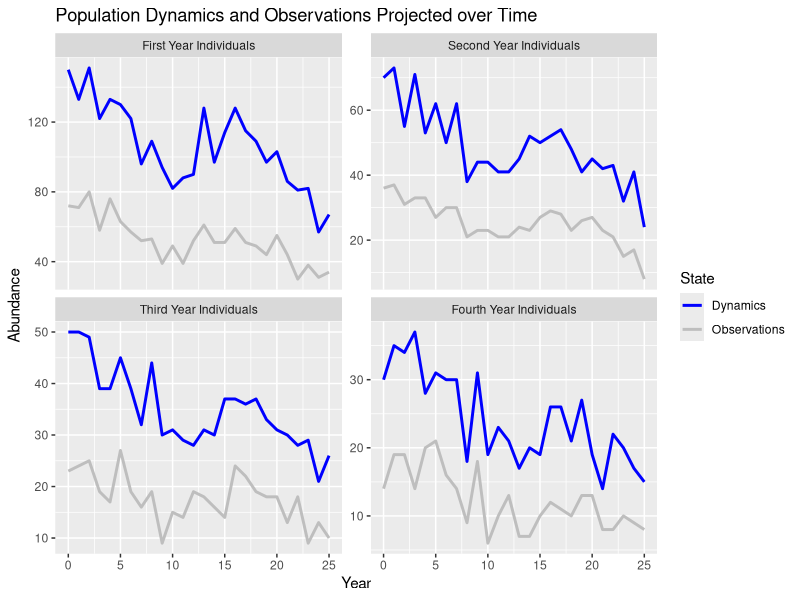
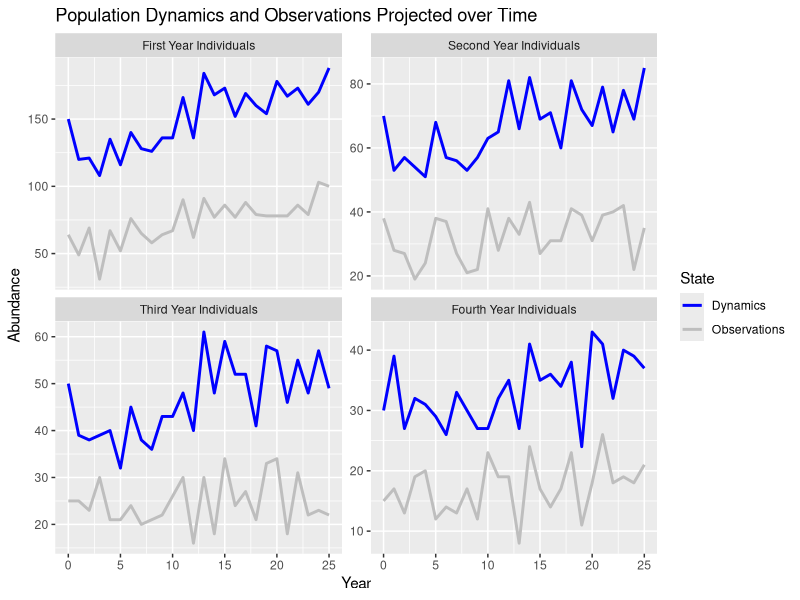

Source code (R) for these figures, in order:
# Load relevant libraries
library(tidyverse)

# Set seed for reproducibility
set.seed(576711)

# a)

# See written report

# b)

# Write an R script to simulate dynamics from this model.
# we do this in a function.

# INPUT : 
# n0 = initial populations
# phi = survival probabilities
# rho = reproduction rates
# p = probability of detection
# nyears = number of years over which population is projected
# PROCESS : 
# calculate the stochastic population dynamics and observations for each year
# OUTPUT :
# y = array of observations for each year, across all age classes
# n = array of abundances for each year, across all age classes

BAS_stoch <- function(n0, phi, rho, p, nyears) {
  
  # initialise
  
  # matrix of all abundances, each column is a year, row is age class
  n <- matrix(data = NA, nrow = length(n0), ncol = (nyears+1))
  
  # matrix of all observations
  y <- n #replicate n
  
  # initial abundance
  # let the first set of abundances (at t = 0) be the initial population size
  n[,1] <- n0
  
  # initial observation
  # ASSUMPTION: binomial distribution as constant probability of detection (see Newman)
  y[1,1] <- rbinom(n = 1, size = n[1,1], prob = p)
  y[2,1] <- rbinom(n = 1, size = n[2,1], prob = p)
  y[3,1] <- rbinom(n = 1, size = n[3,1], prob = p)
  y[4,1] <- rbinom(n = 1, size = n[4,1], prob = p)
  
  # loop over all (other) years
  for (i in 2:(nyears+1)) {
    
    # calculate stochastic sub-processes for BAS model
    
    # Survival process
    u_1s1t <- rbinom(n = 1, size = n[1,i-1], prob = phi[1])
    u_1s2t <- rbinom(n = 1, size = n[2,i-1], prob = phi[2])
    u_1s3t <- rbinom(n = 1, size = n[3,i-1], prob = phi[3])
    u_1s4t <- 0
    
    # Ageing process
    u_2a1t <- 0
    u_2a2t <- u_1s1t
    u_2a3t <- u_1s2t
    u_2a4t <- u_1s3t + u_1s4t
    
    # Reproduction/Birth process
    u_3b1t <- rpois(n = 1, lambda = rho[1] * u_2a2t) + 
              rpois(n = 1, lambda = rho[2] * u_2a3t)
    u_3b2t <- u_2a2t
    u_3b3t <- u_2a3t
    u_3b4t <- u_2a4t
    
    # new abundances
    n[,i] <- c(u_3b1t, u_3b2t, u_3b3t, u_3b4t)
    
    # new observations
    y[1,i] <- rbinom(n = 1, size = n[1,i], prob = p)
    y[2,i] <- rbinom(n = 1, size = n[2,i], prob = p)
    y[3,i] <- rbinom(n = 1, size = n[3,i], prob = p)
    y[4,i] <- rbinom(n = 1, size = n[4,i], prob = p)
  }
  
  # return
  return(list(n=n,y=y))
  
}

# parameters from specification
phi <- c(0.45, 0.7, 0.7)
rho <- c(0.9, 1.9)
p <- 0.5
n0 <- c(150, 70, 50, 30)

# c)

# Simulate 25 years of age-specific population dynamics and observations and 
# produce an informative visualisation of the data.

# specify how many years to project over
nyears <- 25

# run function for 25 years
BAS_proj <- BAS_stoch(n0 = n0, phi = phi, rho = rho, p = p, nyears = nyears)

# visualise the data using a faceted ggplot.

# convert both outputs to dataframes
proj_n_df <- as.data.frame( cbind(0:nyears, t(BAS_proj$n), 
                    rep(2,(nyears+1))) )
proj_y_df <- as.data.frame( cbind(0:nyears, t(BAS_proj$y), 
                    rep(1,(nyears+1))) )

# rename
colnames(proj_n_df) <- c("Year", "First Year Individuals", 
                         "Second Year Individuals", 
                         "Third Year Individuals", 
                         "Fourth Year Individuals", "State")
colnames(proj_y_df) <- c("Year", "First Year Individuals", 
                         "Second Year Individuals", 
                         "Third Year Individuals", 
                         "Fourth Year Individuals", "State")

# pivot longer
proj_n_df_long <- pivot_longer(data = proj_n_df, 
                               cols = c("First Year Individuals", 
                                        "Second Year Individuals", 
                                        "Third Year Individuals", 
                                        "Fourth Year Individuals"))
proj_y_df_long <- pivot_longer(data = proj_y_df, 
                               cols = c("First Year Individuals", 
                                        "Second Year Individuals", 
                                        "Third Year Individuals", 
                                        "Fourth Year Individuals"))
proj_df_long <- rbind(proj_n_df_long, proj_y_df_long)
colnames(proj_df_long) <- c("Year", "State", "Age Class", "Abundance")

# change variable types
proj_df_long$State <- as.factor(proj_df_long$State)
proj_df_long$`Age Class` <- as.factor(proj_df_long$`Age Class`)

# Can now easily use faceted ggplot
plot_BAS <- ggplot(data = proj_df_long, aes(x = Year, y = Abundance)) + 
  geom_line(aes(colour = State), size = 1) +
  scale_colour_manual("State", breaks = c(2, 1),
                      values = c("blue", "grey"), 
                      labels = c("Dynamics","Observations")) +
  facet_wrap(~factor(`Age Class`, levels = c("First Year Individuals", 
                                             "Second Year Individuals", 
                                             "Third Year Individuals", 
                                             "Fourth Year Individuals")), 
             scales = "free_y") +
  ylab("Abundance") +
  ggtitle("Population Dynamics and Observations Projected over Time")
plot_BAS

# # test
# for (i in 1:4) {
#   plot(0:nyears, BAS_proj$y[i,],ylab="Abundance",xlab="Years",
#        las=1, type="l", pch=16, col = "grey")
#   lines(0:nyears, BAS_proj$n[i,],ylab="Abundance",xlab="Years",
#         las=1, type="l", pch=16, col = "blue")
# }

# Extension to part b) and c)

# Create a new function like in b), but runs poisson instead of Binomial for 
# observations

# INPUT : 
# n0 = initial populations
# phi = survival probabilities
# rho = reproduction rates
# p = probability of detection
# nyears = number of years over which population is projected
# PROCESS : 
# calculate the stochastic population dynamics and observations for each year
# OUTPUT :
# y = array of observations for each year, across all age classes
# n = array of abundances for each year, across all age classes

BAS_extension <- function(n0, phi, rho, p, nyears) {
  
  # initialise
  
  # matrix of all abundances, each column is a year, row is age class
  n <- matrix(data = NA, nrow = length(n0), ncol = (nyears+1))
  
  # matrix of all observations
  y <- n #replicate n
  
  # initial abundance
  # let the first set of abundances (at t = 0) be the initial population size
  n[,1] <- n0
  
  # initial observation
  y[1,1] <- rpois(n = 1, lambda = n[1,1]*p)
  y[2,1] <- rpois(n = 1, lambda = n[2,1]*p)
  y[3,1] <- rpois(n = 1, lambda = n[3,1]*p)
  y[4,1] <- rpois(n = 1, lambda = n[4,1]*p)
  
  # loop over all (other) years
  for (i in 2:(nyears+1)) {
    
    # calculate stochastic sub-processes for BAS model
    
    # Survival process
    u_1s1t <- rbinom(n = 1, size = n[1,i-1], prob = phi[1])
    u_1s2t <- rbinom(n = 1, size = n[2,i-1], prob = phi[2])
    u_1s3t <- rbinom(n = 1, size = n[3,i-1], prob = phi[3])
    u_1s4t <- 0
    
    # Ageing process
    u_2a1t <- 0
    u_2a2t <- u_1s1t
    u_2a3t <- u_1s2t
    u_2a4t <- u_1s3t + u_1s4t
    
    # Reproduction/Birth process
    u_3b1t <- rpois(n = 1, lambda = rho[1] * u_2a2t) + 
      rpois(n = 1, lambda = rho[2] * u_2a3t)
    u_3b2t <- u_2a2t
    u_3b3t <- u_2a3t
    u_3b4t <- u_2a4t
    
    # new abundances
    n[,i] <- c(u_3b1t, u_3b2t, u_3b3t, u_3b4t)
    
    # new observations
    y[1,i] <- rpois(n = 1, lambda = n[1,i]*p)
    y[2,i] <- rpois(n = 1, lambda = n[2,i]*p)
    y[3,i] <- rpois(n = 1, lambda = n[3,i]*p)
    y[4,i] <- rpois(n = 1, lambda = n[4,i]*p)
  }
  
  # return
  return(list(n=n,y=y))
  
}

# Simulate 25 years of age-specific population dynamics and observations and 
# produce an informative visualisation of the data.

# run function for 25 years
# use same parameter values as above
BAS_proj_ext <- BAS_extension(n0 = n0, phi = phi, rho = rho, p = p, 
                              nyears = nyears)

# visualise the data using a faceted ggplot.

# convert both outputs to dataframes
proj_n_df <- as.data.frame( cbind(0:nyears, t(BAS_proj_ext$n), 
                                  rep(2,(nyears+1))) )
proj_y_df <- as.data.frame( cbind(0:nyears, t(BAS_proj_ext$y), 
                                  rep(1,(nyears+1))) )

# rename
colnames(proj_n_df) <- c("Year", "First Year Individuals", 
                         "Second Year Individuals", 
                         "Third Year Individuals", 
                         "Fourth Year Individuals", "State")
colnames(proj_y_df) <- c("Year", "First Year Individuals", 
                         "Second Year Individuals", 
                         "Third Year Individuals", 
                         "Fourth Year Individuals", "State")

# pivot longer
proj_n_df_long <- pivot_longer(data = proj_n_df, 
                               cols = c("First Year Individuals", 
                                        "Second Year Individuals", 
                                        "Third Year Individuals", 
                                        "Fourth Year Individuals"))
proj_y_df_long <- pivot_longer(data = proj_y_df, 
                               cols = c("First Year Individuals", 
                                        "Second Year Individuals", 
                                        "Third Year Individuals", 
                                        "Fourth Year Individuals"))
proj_df_long <- rbind(proj_n_df_long, proj_y_df_long)
colnames(proj_df_long) <- c("Year", "State", "Age Class", "Abundance")

# change variable types
proj_df_long$State <- as.factor(proj_df_long$State)
proj_df_long$`Age Class` <- as.factor(proj_df_long$`Age Class`)

# Can now easily use faceted ggplot
plot_BAS_ext <- ggplot(data = proj_df_long, aes(x = Year, y = Abundance)) + 
  geom_line(aes(colour = State), size = 1) +
  scale_colour_manual("State", breaks = c(2, 1),
                      values = c("blue", "grey"), 
                      labels = c("Dynamics","Observations")) +
  facet_wrap(~factor(`Age Class`, levels = c("First Year Individuals", 
                                             "Second Year Individuals", 
                                             "Third Year Individuals", 
                                             "Fourth Year Individuals")), 
             scales = "free_y") +
  ylab("Abundance") +
  ggtitle("Population Dynamics and Observations Projected over Time")
plot_BAS_ext